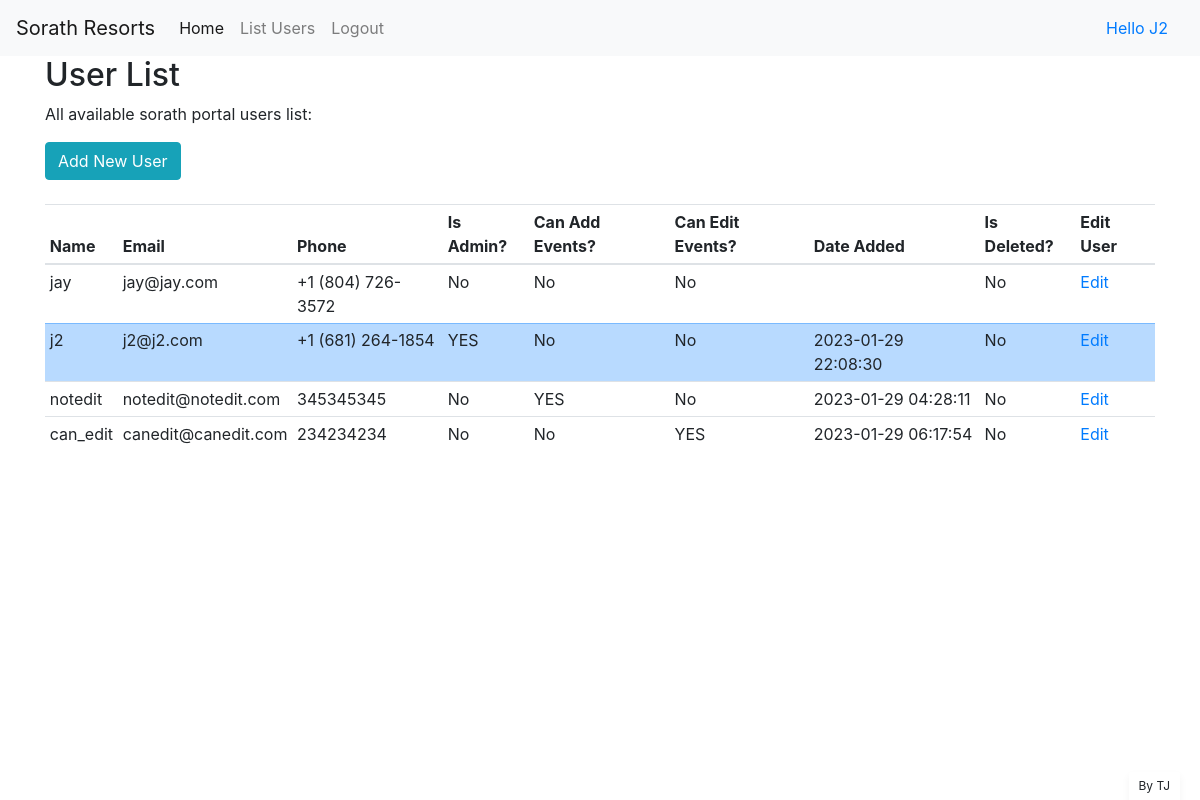
/listusers.php (signed in), run on the app's committed database.
### tables this page shows
CREATE TABLE `users` (
  `id` int(11) NOT NULL,
  `name` varchar(255) NOT NULL,
  `email` varchar(255) NOT NULL,
  `password` varchar(255) NOT NULL,
  `phone` varchar(255) NOT NULL,
  `date_added` datetime DEFAULT NULL,
  `is_admin` tinyint(1) NOT NULL DEFAULT 0,
  `can_edit` tinyint(1) NOT NULL DEFAULT 0,
  `is_deleted` tinyint(1) NOT NULL DEFAULT 0,
  `can_add` tinyint(1) NOT NULL DEFAULT 0
);

### restricted.php (called while the page is built, shortened)
<?php
if (isset($_COOKIE['auth_id'])) {
    $username_loggedin = $_COOKIE['auth_username'];
    $user_is_admin = $_COOKIE['is_admin'];
} else {
    header("Location: login.php");
    exit;
}
?>

### listusers.php (the view, shortened to what this page needs)
<!DOCTYPE HTML>
<html>
<head>
     <link rel='stylesheet' href='https://maxcdn.bootstrapcdn.com/bootstrap/4.3.1/css/bootstrap.min.css'>
</head>
<body>
<?php
include "headerbar.php";
?>
    <?php
    include "database.php";
    include "restricted.php";
    ?>
    <div class="container">
        <h2>User List</h2>
        <p>All available sorath portal users list:</p>
        <a href="registration.php" class="btn btn-info " role="button">Add New User</a><br /><br />
        <table class="table table-hover table-sm">
            <thead>
                <tr>
                    <th scope="col">Name</th>
                    <th scope="col">Email</th>
                    <th scope="col">Phone</th>
                    <th scope="col">Is Admin?</th>
                    <th scope="col">Can Add Events?</th>
                    <th scope="col">Can Edit Events?</th>
                    <th scope="col">Date Added</th>
                    <th scope="col">Is Deleted?</th>
                    <th scope="col">Edit User</th>
                </tr>
            </thead>
            <tbody>
                <?php
                $sql = "SELECT * FROM users";
                $users_query = mysqli_query($link, $sql);
                while ($row = $users_query->fetch_assoc()) {
                    ?>
                    <tr class="<?php if ($row['is_admin'] == 1) {
                        echo "table-primary";
                    } else if ($row['is_deleted'] == 1){
                        echo "table-danger";
                    } else {
                        echo "";
                    } ?>">
                        <td>
                            <?php echo $row['name']; ?>
                        </td>
                        <td>
                            <?php echo $row['email']; ?>
                        </td>
                        <td>
                            <?php echo $row['phone']; ?>
                        </td>
                        <td>
                            <?php if ($row['is_admin'] == 1) {
                                echo "YES";
                            } else {
                                echo "No";
                            }
                            ; ?>
                        </td>
                        <td>
                            <?php if ($row['can_add'] == 1) {
                                echo "YES";
                            } else {
                                echo "No";
                            }
                            ; ?>
                        </td>
                        <td>
                            <?php if ($row['can_edit'] == 1) {
                                echo "YES";
                            } else {
                                echo "No";
                            }
                            ; ?>
                        </td>
                        <td>
                            <?php echo $row['date_added']; ?>
                        </td>
                        <td>
                            <?php if ($row['is_deleted'] == 1) {
                                echo "YES";
                            } else {
                                echo "No";
                            }
                            ; ?>
                        </td>
                        <td>
                            <a href="edituser.php?id=<?=$row['id'];?>" > Edit </a>
                        </td>
                    </tr>
                <?php } ?>
            </tbody>
        </table>
    </div>
</body>
</html>

### headerbar.php (shortened to what this page needs)
<?php
include "restricted.php";
?>
<nav class="navbar navbar-expand-lg navbar-light bg-light" style="background-color: #e3f2fd;">
  <a class="navbar-brand" href="index.php">Sorath Resorts</a>
  <div class="collapse navbar-collapse" id="navbarSupportedContent">
    <ul class="navbar-nav mr-auto">
      <li class="nav-item active">
        <a class="nav-link" href="index.php">Home <span class="sr-only">(current)</span></a>
      </li>
      <?php if ($user_is_admin == 1) {
        echo "<li class=\"nav-item\">
        <a class=\"nav-link\" href=\"listusers.php\">List Users</a>
      </li>";
      }
      ?>
      <li class="nav-item">
        <a class="nav-link" href="logoff.php">Logout</a>
      </li>
    </ul>
    <form class="form-inline my-2 my-lg-0">
    <a class="nav-link" href="index.php">Hello <?= strtoupper($username_loggedin) ?></a>
    </form>
  </div>
</nav>

### data on the page
users: name "jay", email "jay@jay.com", phone "+1 (804) 726-3572", is_admin "No", can_add "No", can_edit "No", is_deleted "No"
users: name "j2", email "j2@j2.com", phone "+1 (681) 264-1854", is_admin "YES", can_add "No", can_edit "No", date_added "2023-01-29 22:08:30", is_deleted "No"
users: name "notedit", email "notedit@notedit.com", phone "345345345", is_admin "No", can_add "YES", can_edit "No", date_added "2023-01-29 04:28:11", is_deleted "No"
users: name "can_edit", email "canedit@canedit.com", phone "234234234", is_admin "No", can_add "No", can_edit "YES", date_added "2023-01-29 06:17:54", is_deleted "No"

### other printed values
$username_loggedin "J2"
